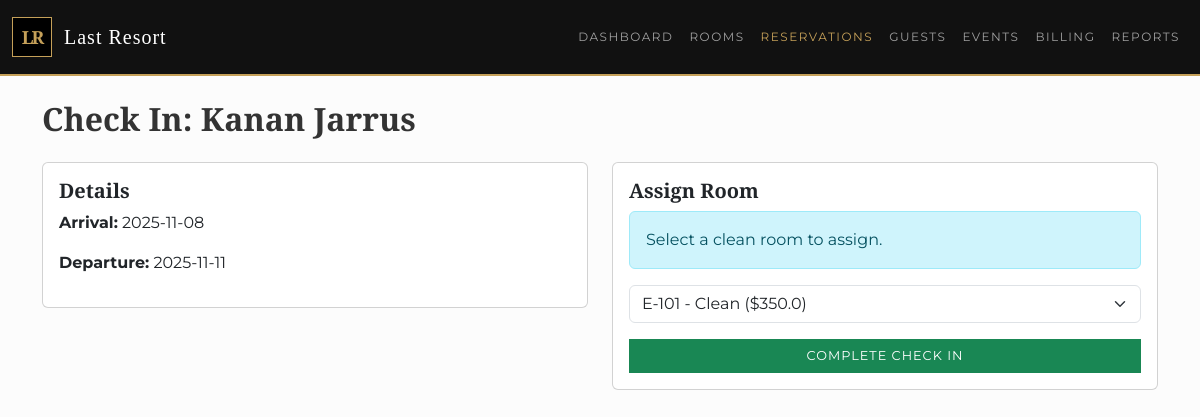
The app's page /checkin/8, older data.
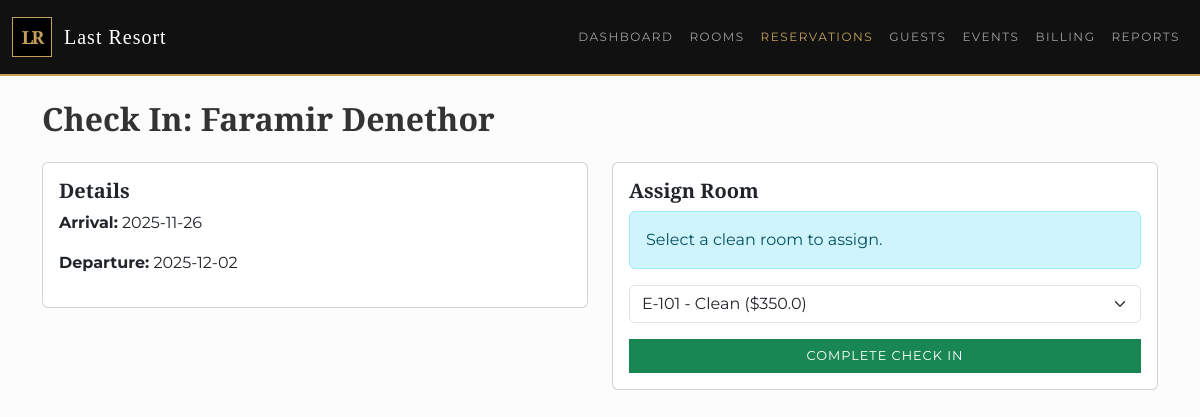
The same page, newer data.
### tables this page shows
CREATE TABLE reservation (
    resvId INTEGER PRIMARY KEY,
    partyId INTEGER, 
    dateCreated DATETIME DEFAULT CURRENT_TIMESTAMP,
    startDate DATE,
    roomId INTEGER,
    endDate DATE,
    status TEXT, 
    FOREIGN KEY(partyId) REFERENCES party(partyId),
    FOREIGN KEY(roomId) REFERENCES room(roomId)
);

### app.py (the view)
@app.route('/checkin/<int:resv_id>')
def checkin(resv_id):
    db = get_db()
    resv = db.execute("""
        SELECT r.resvId, r.startDate, r.endDate,
               COALESCE(pe.firstName || ' ' || pe.lastName, o.orgName) as guestName
        FROM reservation r
        LEFT JOIN person pe ON r.partyId = pe.partyId
        LEFT JOIN organization o ON r.partyId = o.partyId
        WHERE r.resvId = ?
    """, (resv_id,)).fetchone()
    available_rooms = db.execute("SELECT * FROM room WHERE currentStatus = 'Clean'").fetchall()
    return render_template('checkin.html', resv=resv, rooms=available_rooms, active_page='reservations')

### app.py (called while the page is built)
def get_db():
    db = getattr(g, '_database', None)
    if db is None:
        db = g._database = sqlite3.connect(DATABASE)
        db.row_factory = sqlite3.Row
    return db

@app.teardown_appcontext
def close_connection(exception):
    db = getattr(g, '_database', None)
    if db is not None:
        db.close()

### templates/checkin.html
{% extends "base.html" %}
{% block content %}
<h2>Check In: {{ resv.guestName }}</h2>
<div class="row mt-4">
    <div class="col-md-6">
        <div class="card p-3 mb-3">
            <h5>Details</h5>
            <p><strong>Arrival:</strong> {{ resv.startDate }}</p>
            <p><strong>Departure:</strong> {{ resv.endDate }}</p>
        </div>
    </div>
    <div class="col-md-6">
        <div class="card p-3">
            <h5>Assign Room</h5>
            <div class="alert alert-info">Select a clean room to assign.</div>
            <form>
                <select class="form-select mb-3">
                    {% for r in rooms %}
                    <option value="{{ r.roomId }}">{{ r.roomNumber }} - {{ r.currentStatus }} (${{ r.baseRate }})</option>
                    {% endfor %}
                </select>
                <button class="btn btn-success w-100">Complete Check In</button>
            </form>
        </div>
    </div>
</div>
{% endblock %}

### templates/base.html (shortened to what this page needs)
<!DOCTYPE html>
<html lang="en">
<head>
    <link href="https://cdn.jsdelivr.net/npm/bootstrap@5.3.0/dist/css/bootstrap.min.css" rel="stylesheet">
    <link rel="stylesheet" href="{{ url_for('static', filename='css/style.css') }}">
</head>
<body>
    <nav class="navbar navbar-expand-lg navbar-dark bg-dark-blue sticky-top">
        <div class="container-fluid">
            <a class="navbar-brand" href="/">
                <div class="logo-box">
                    <span class="logo-text">LR</span>
                </div>
                Last Resort
            </a>
            <div class="collapse navbar-collapse" id="navbarNav">
                <ul class="navbar-nav ms-auto">
                    <li class="nav-item"><a class="nav-link {% if active_page=='dashboard' %}active{% endif %}" href="/">Dashboard</a></li>
                    <li class="nav-item"><a class="nav-link {% if active_page=='rooms' %}active{% endif %}" href="/rooms">Rooms</a></li>
                    <li class="nav-item"><a class="nav-link {% if active_page=='reservations' %}active{% endif %}" href="/reservations">Reservations</a></li>
                    <li class="nav-item"><a class="nav-link {% if active_page=='parties' %}active{% endif %}" href="/parties">Guests</a></li>
                    <li class="nav-item"><a class="nav-link {% if active_page=='events' %}active{% endif %}" href="/events">Events</a></li>
                    <li class="nav-item"><a class="nav-link {% if active_page=='billing' %}active{% endif %}" href="/billing">Billing</a></li>
                    <li class="nav-item"><a class="nav-link {% if active_page=='reports' %}active{% endif %}" href="/reports">Reports</a></li>
                </ul>
            </div>
        </div>
    </nav>
    <div class="container mt-4 mb-5">
        {% block content %}{% endblock %}
    </div>
</body>
</html>

### static/css/style.css (style rules this page uses)
:root { --primary-black: #111; --primary-gold: #c5a059; --text-dark: #333; --table-header-grey: #f8f9fa; --border-color: #e5e5e5; --status-clean: #27ae60; --status-occupied: #f39c12; --status-dirty: #c0392b; }
body { font-family: 'Montserrat', sans-serif; background-color: #fcfcfc; color: var(--text-dark); }
h1, h2, h3, h4, h5, h6 { font-family: 'Cinzel', serif; font-weight: 600; }
.logo-box { width: 40px; height: 40px; border: 1px solid var(--primary-gold); display: flex; align-items: center; justify-content: center; margin-right: 12px; background: black; }
.logo-text { font-family: 'Cinzel', serif; font-size: 18px; color: var(--primary-gold); font-weight: 700; letter-spacing: -2px; }
.bg-dark-blue { background-color: var(--primary-black) !important; border-bottom: 2px solid var(--primary-gold); padding: 12px 0; }
.navbar-brand { display: flex; align-items: center; font-family: 'Cinzel', serif; letter-spacing: 1px; }
.nav-link { font-family: 'Montserrat', sans-serif; text-transform: uppercase; font-size: 0.75rem; letter-spacing: 1.5px; color: rgba(255,255,255,0.6) !important; }
.nav-link.active { color: var(--primary-gold) !important; }
.btn { border-radius: 0 !important; text-transform: uppercase; font-family: 'Montserrat', sans-serif; letter-spacing: 1px; font-size: 0.8rem; }

Row changes from the older to the newer data that the page shows:
changed reservation: startDate "2025-11-08" → "2025-11-26"; endDate "2025-11-11" → "2025-12-02"
Text that changed along with them:
{{ resv.guestName }}: "Kanan Jarrus" → "Faramir Denethor"
